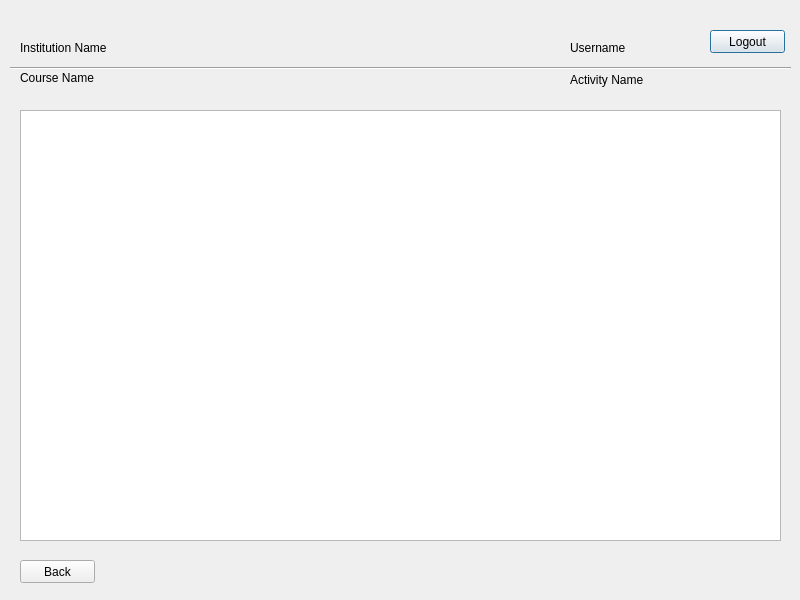
<?xml version="1.0" encoding="UTF-8"?>
<ui version="4.0">
 <class>activityhome</class>
 <widget class="QDialog" name="activityhome">
  <property name="geometry">
   <rect>
    <x>0</x>
    <y>0</y>
    <width>800</width>
    <height>600</height>
   </rect>
  </property>
  <property name="windowTitle">
   <string>Dialog</string>
  </property>
  <widget class="QPushButton" name="logoutButton">
   <property name="geometry">
    <rect>
     <x>710</x>
     <y>30</y>
     <width>75</width>
     <height>23</height>
    </rect>
   </property>
   <property name="text">
    <string>Logout</string>
   </property>
  </widget>
  <widget class="QLabel" name="myName">
   <property name="geometry">
    <rect>
     <x>570</x>
     <y>40</y>
     <width>91</width>
     <height>16</height>
    </rect>
   </property>
   <property name="text">
    <string>Username</string>
   </property>
  </widget>
  <widget class="QLabel" name="courseName">
   <property name="geometry">
    <rect>
     <x>20</x>
     <y>70</y>
     <width>251</width>
     <height>16</height>
    </rect>
   </property>
   <property name="text">
    <string>Course Name</string>
   </property>
  </widget>
  <widget class="QLabel" name="activityName">
   <property name="geometry">
    <rect>
     <x>570</x>
     <y>70</y>
     <width>221</width>
     <height>20</height>
    </rect>
   </property>
   <property name="text">
    <string>Activity Name</string>
   </property>
  </widget>
  <widget class="Line" name="line">
   <property name="geometry">
    <rect>
     <x>10</x>
     <y>60</y>
     <width>781</width>
     <height>16</height>
    </rect>
   </property>
   <property name="orientation">
    <enum>Qt::Horizontal</enum>
   </property>
  </widget>
  <widget class="QLabel" name="institutionName">
   <property name="geometry">
    <rect>
     <x>20</x>
     <y>40</y>
     <width>101</width>
     <height>16</height>
    </rect>
   </property>
   <property name="text">
    <string>Institution Name</string>
   </property>
  </widget>
  <widget class="QTableView" name="studentList">
   <property name="geometry">
    <rect>
     <x>20</x>
     <y>110</y>
     <width>761</width>
     <height>431</height>
    </rect>
   </property>
   <attribute name="horizontalHeaderStretchLastSection">
    <bool>true</bool>
   </attribute>
  </widget>
  <widget class="QPushButton" name="pushButton">
   <property name="geometry">
    <rect>
     <x>20</x>
     <y>560</y>
     <width>75</width>
     <height>23</height>
    </rect>
   </property>
   <property name="text">
    <string>Back</string>
   </property>
  </widget>
 </widget>
 <resources/>
 <connections/>
</ui>
